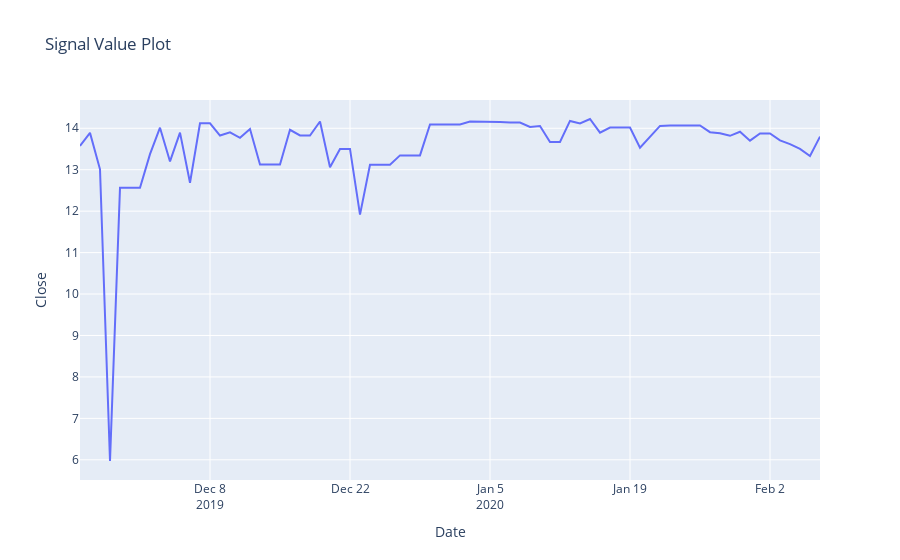

The code cell stored with this chart in its notebook:
### Code cell
trace1 = go.Scatter(
    x = df.index,
    y = df.Value,
    mode='lines',
    name = 'Ground Truth'
)
layout = go.Layout(
    title = 'Signal Value Plot',
    xaxis = {'title' : "Date"},
    yaxis = {'title' : "Close"}
)
fig = go.Figure(data=[trace1], layout=layout)
fig.show()
